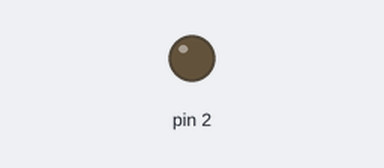
A sketch run on a simulated Arduino Uno, built with avr-gcc and run on an emulated ATmega328P. On the bench: output pins drawn as LEDs (lit = HIGH). Dashed ring = blinking. What the sketch prints to the serial monitor is not drawn.

Above: at 1.0 s.
At 4.2 s:
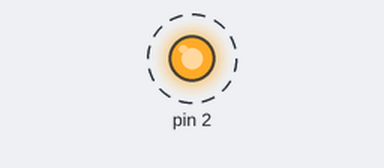
Timing chart, 0 to 4.6 s (numbered marks = the images above):
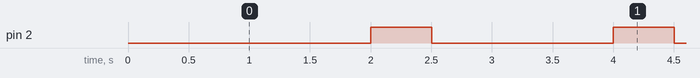

The sketch:

millis.ino
```cpp
 unsigned long startMillis;  //some global variables available anywhere in the program
unsigned long currentMillis;
const unsigned long gap = 2000;

 void setup(void) {
  Serial.begin(115200);
pinMode(2,OUTPUT);
 startMillis = millis();
 }
 void loop(void) {
 currentMillis = millis();  //get the current "time" (actually the number of milliseconds since the program started)
  Serial.println(millis());
  if (currentMillis - startMillis >= gap)  //test whether the period has elapsed
  {
  digitalWrite(2,HIGH);
  // End of your programme loop
  delay(500);
  startMillis = currentMillis;
  }
  else
  {
    digitalWrite(2,LOW);
  }
 }
```

Measured:
- by itself, pin 2: alternates HIGH for 0.50 s and LOW for 1.5 s
